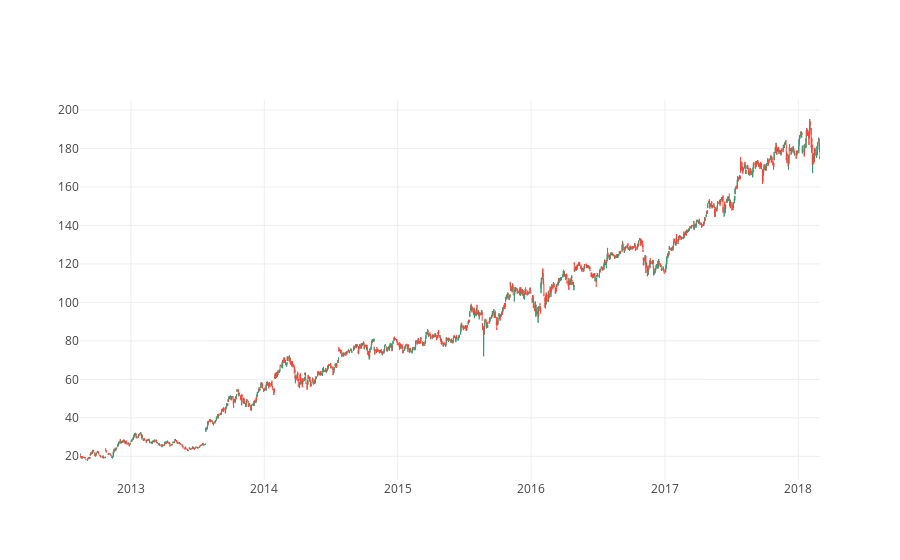

Notebook cell for this chart:
### Code cell
from plotly.tools import FigureFactory as FF


df = web.DataReader("FB", 'google', datetime(2012, 8, 15), datetime(2018, 3, 1))
fig = FF.create_ohlc(df.Open, df.High, df.Low, df.Close, dates=df.index)

fig.iplot()

### Figure 1 — Plotly figure (JSON) as saved in the notebook; plotly's stock layout.template omitted (floating-point values rounded to 4 significant figures; data arrays with more than 128 entries replaced by an {"elided": "..."} marker saying what was removed)
{"data": [{"line": {"color": "#3D9970", "width": 1}, "mode": "lines", "name": "Increasing", "showlegend": false, "text": {"elided": "4907 str values"}, "type": "scatter", "x": {"elided": "4907 str values"}, "y": {"elided": "4907 float values"}}, {"line": {"color": "#FF4136", "width": 1}, "mode": "lines", "name": "Decreasing", "showlegend": false, "text": {"elided": "4851 str values"}, "type": "scatter", "x": {"elided": "4851 str values"}, "y": {"elided": "4851 float values"}}], "layout": {"hovermode": "closest", "xaxis": {"zeroline": false}}}
